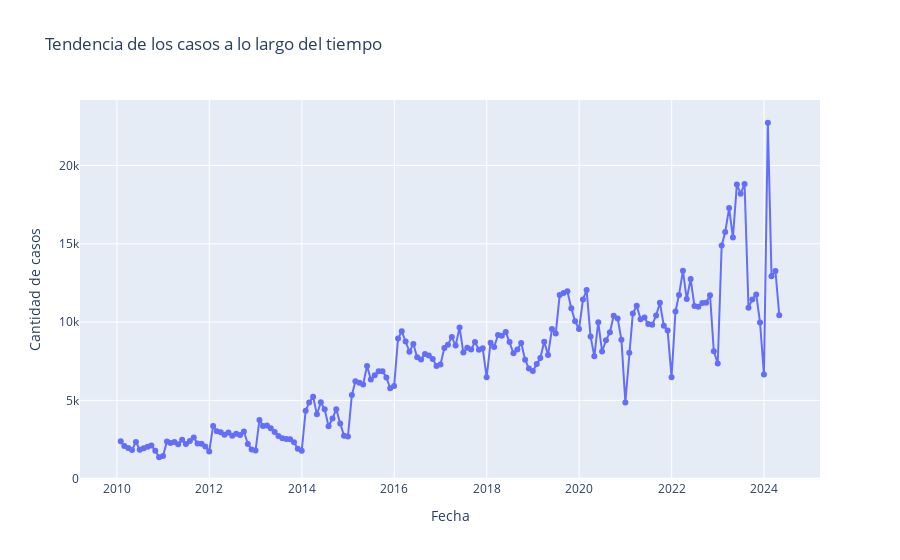

The code cell stored with this chart in its notebook:
### Code cell
df['FECHA HECHO'] = pd.to_datetime(df['FECHA HECHO'], dayfirst=True, errors='coerce')
df.dtypes

# Asegurarte de que la columna 'FECHA HECHO' esté en formato datetime
df['FECHA HECHO'] = pd.to_datetime(df['FECHA HECHO'])

# Agrupar los datos por mes y año y sumar la cantidad de casos
df_tendencia = df.resample('ME', on='FECHA HECHO')['CANTIDAD'].sum().reset_index()

# Crear un gráfico interactivo con plotly
fig = px.line(
    df_tendencia,
    x='FECHA HECHO',
    y='CANTIDAD',
    title='Tendencia de los casos a lo largo del tiempo',
    labels={'CANTIDAD': 'Cantidad de casos', 'FECHA HECHO': 'Fecha'}
)

fig.update_traces(mode='lines+markers')
fig.show()
fig.write_html('graphics/overtime.html') #usado para crear el grafico

### Figure 1 — Plotly figure (JSON) as saved in the notebook; plotly's stock layout.template omitted (floating-point values rounded to 4 significant figures; data arrays with more than 128 entries replaced by an {"elided": "..."} marker saying what was removed)
{"data": [{"hovertemplate": "Fecha=%{x}<br>Cantidad de casos=%{y}<extra></extra>", "legendgroup": "", "line": {"color": "#636efa", "dash": "solid"}, "marker": {"symbol": "circle"}, "mode": "lines+markers", "name": "", "orientation": "v", "showlegend": false, "type": "scatter", "x": {"elided": "172 str values"}, "xaxis": "x", "y": {"elided": "172 int values"}, "yaxis": "y"}], "layout": {"legend": {"tracegroupgap": 0}, "title": {"text": "Tendencia de los casos a lo largo del tiempo"}, "xaxis": {"anchor": "y", "domain": [0, 1], "title": {"text": "Fecha"}}, "yaxis": {"anchor": "x", "domain": [0, 1], "title": {"text": "Cantidad de casos"}}}}
